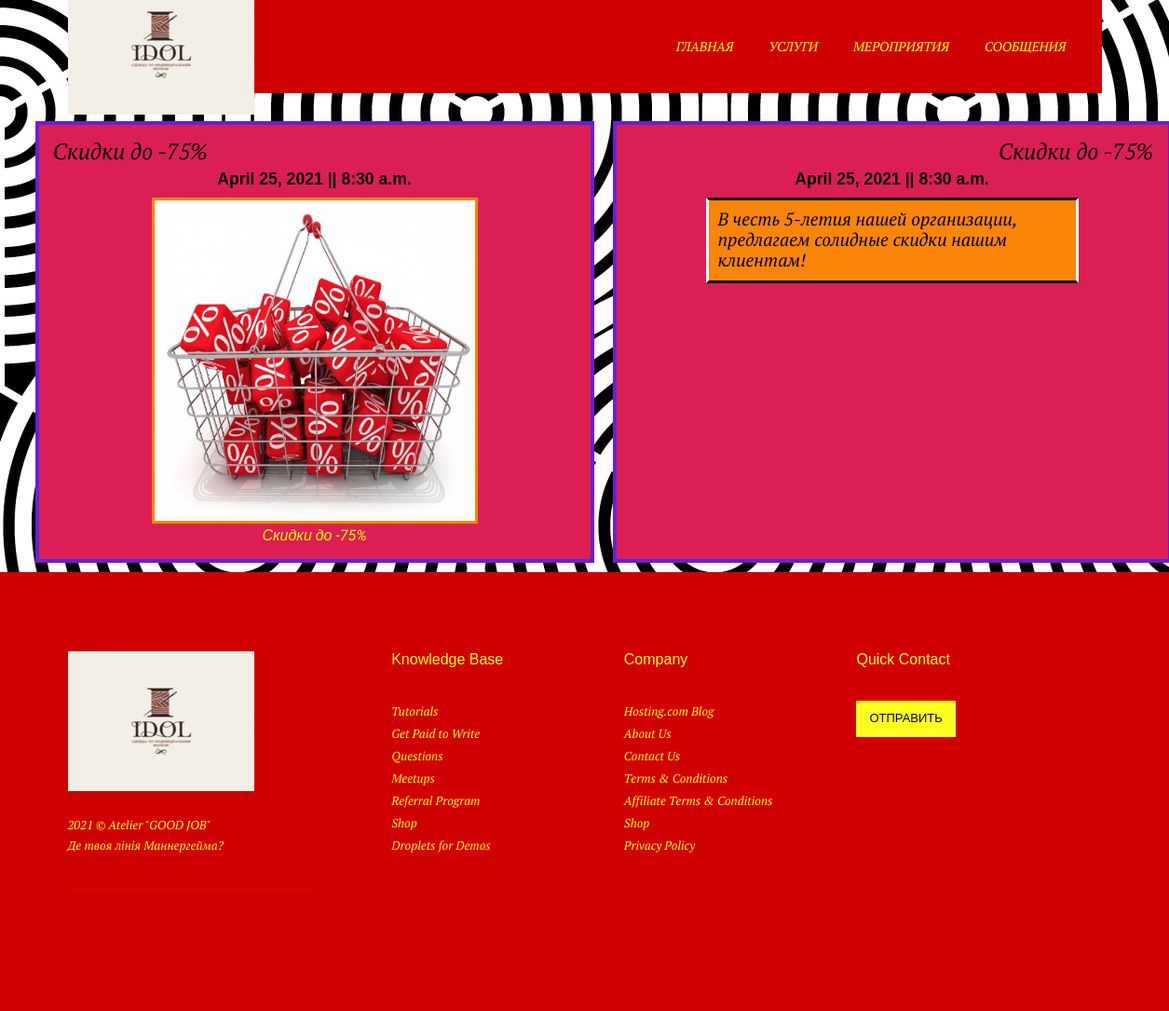
Screenshot of /events/2 with the database file from the repository.
### main_atelier/models.py (models this page shows, shortened)
class Events(models.Model):
    def get_file_name_events(self, filename):
        ext = filename.split('.')[-1]
        filename = f'{uuid.uuid4()}.{ext}'
        return os.path.join('images/events/', filename)
    title = models.CharField(max_length=50)
    description = models.TextField(null=True)
    photo = models.ImageField(upload_to=get_file_name_events)
    event_date = models.DateField()
    event_time = models.TimeField()

### events_atelier/views.py (the view)
# urls.py: path('<int:pk>', event_info),
def event_info(request, pk):
    event = Events.objects.get(pk=pk)
    return render(request, 'events.html', context={'event': event})

### events_atelier/templates/events.html
{% extends 'base.html' %}
{% block content %}
    <div class="central_block">
		<div class="container">
			<div class="row">
				<div class="block_style_2">
					<div class="left-top">{{ event.title }}</div>
					<div class="title-text">{{ event.event_date }} || {{ event.event_time }}</div>
					<div class="block_img">
						<figure class="fig">
							<img src="{{ event.photo.url }}">
							<figcaption>{{ event.title }}</figcaption>
                        </figure>
                    </div>
                </div>
                <div class="block_style_2">
                    <div class="right-top">{{ event.title }}</div>
                    <div class="title-text">{{ event.event_date }} || {{ event.event_time }}</div>
                    <div class="text-style_2">
                        {{ event.description }}
                    </div>
                </div>
            </div>
        </div>
    </div>
{% endblock %}

### static/css/style.css (style rules this page uses)
html { box-sizing: border-box; }
body { margin-top: 20px; font-family: 'Roboto', sans-serif; background: #FFFFFF; background: url('/static/beskonechny_fon.jpg'); margin-bottom: 10px; }
.block_style_2 { min-width: 600px; min-height: 450px; margin: 10px; padding: 10px; border: 4px solid #681FDB; background-color: #DB1F54; }
.left-top, .right-top { font-weight: 900; margin: 5px; font-size: 1.5em; font-family: 'PT Serif', sans-serif; }
.left-top { text-align: left; }
.right-top { text-align: right; }
.title-text { font-size: 1.1em; font-weight: 700; text-align: center; font-family: 'Columbia Print Cyrilic', sans-serif; }
.text-style_2 { font-family: 'PT Serif', sans-serif; font-size: 1.2em; padding: 10px; margin: 10px auto; background-color: #FA8508; max-width: 400px; border-top: 5px solid blue; border-right: 5px solid blue; border-top: 3px solid #000000; border-bottom: 3px solid #000000; border-left: 3px solid #FFFFFF; border-right: 3px solid #FFFFFF; word-wrap: break-word; }
.block_img img { width: 350px; height: 350px; border-top: 3px solid #FA8508; border-bottom: 3px solid #FA8508; border-left: 3px solid #FA8508; border-right: 3px solid #FA8508; }
.block_img { padding-top: 10px; }
.fig { display: block; text-align: center; font-style: italic; margin-top: 0; margin-bottom: 5px; color: #FAFA08; }
.container { max-width: 1230px; padding: 0 15px; margin: 0 auto; }
.central_block { display: flex; }
.row { display: flex; }

### rows the page displays
Events: title "Скидки до -75%", event_date "April 25, 2021", event_time "8:30 a.m.", photo (picture), description "В честь 5-летия нашей организации, предлагаем солидные скидки нашим клиентам!"
